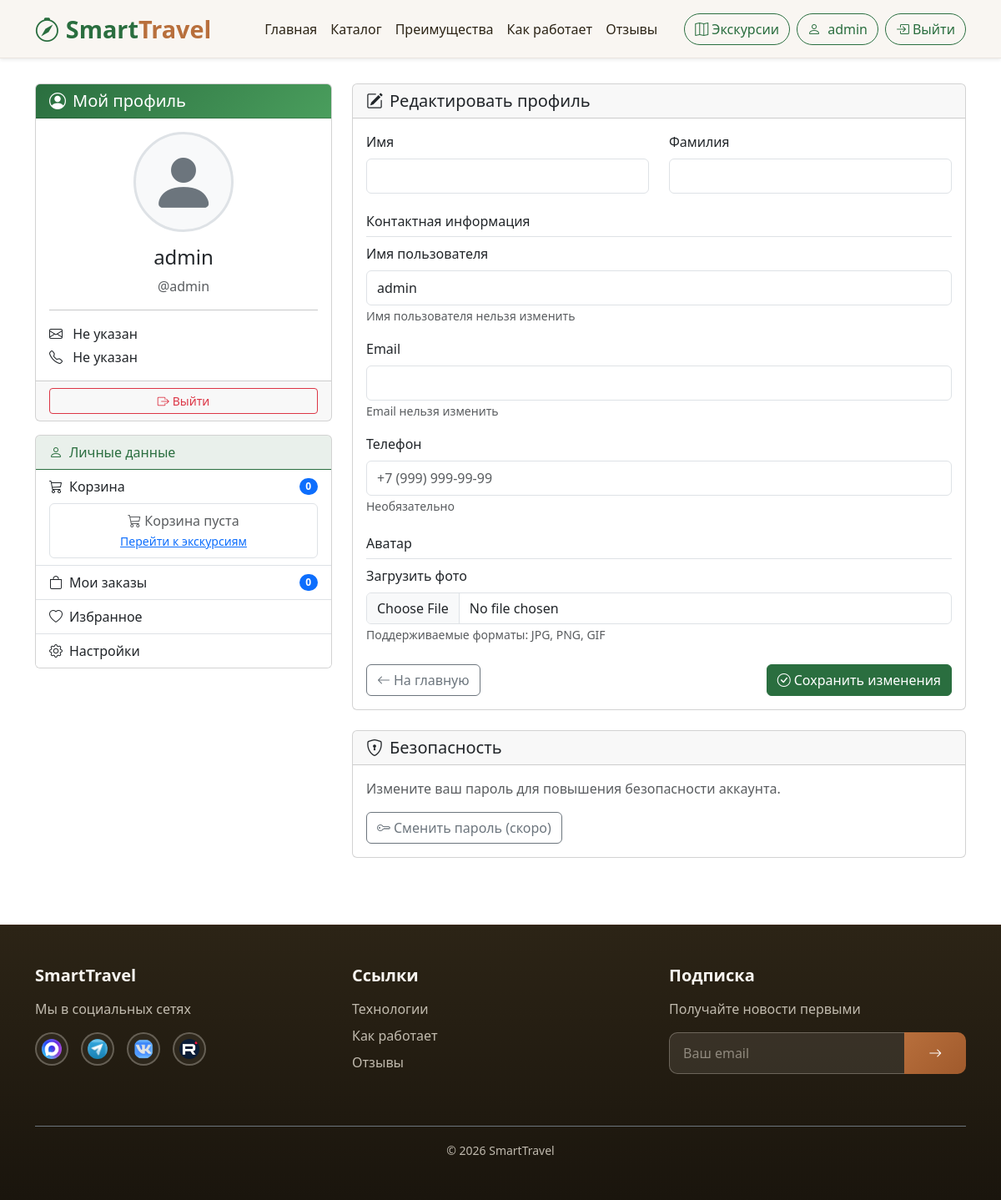
Before: /users/profile/ (signed in) with the older database file.
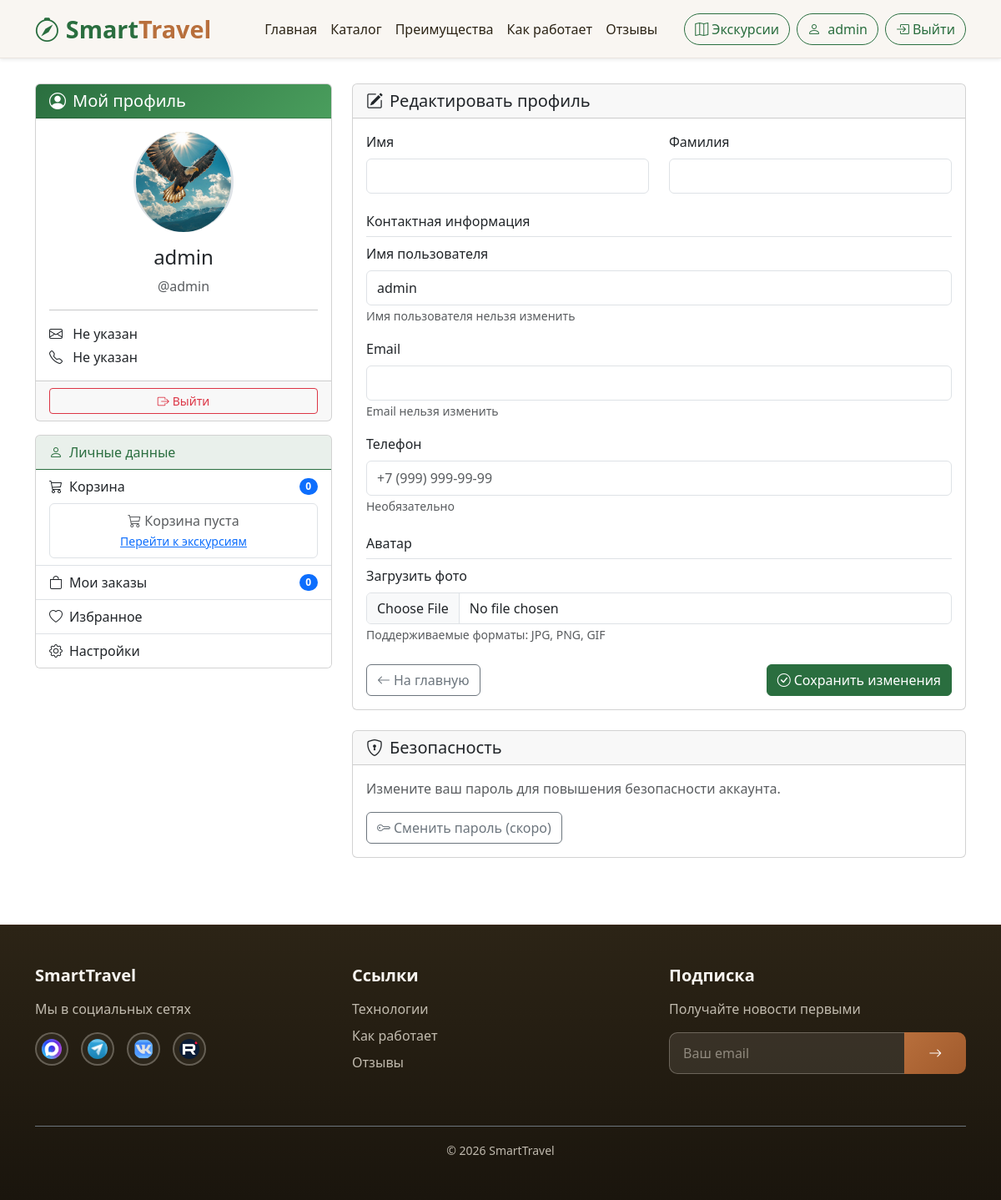
After: the same page with the newer database file.
### users/models.py (models this page shows)
class User(AbstractUser):
    image = models.ImageField(upload_to='users_images', blank=True)
    phone = models.CharField(max_length=20, blank=True, null=True)

### users/views.py (the view)
# urls.py: path('profile/', profile, name='profile'),
@login_required(login_url='/users/login/')
def profile(request):
    if request.method == 'POST':
        form = UserProfileForm(request.POST, instance=request.user, files=request.FILES)
        if form.is_valid():
            form.save()
            messages.success(request, 'Данные успешно обновлены!')
            return HttpResponseRedirect(reverse('users:profile'))
        else:
            messages.error(request, 'Пожалуйста, исправьте ошибки в форме')
    else:
        form = UserProfileForm(instance=request.user)
    cart_items = []
    cart_total = 0
    orders = []
    orders_count = 0
    context = {
        'form': form,
        'title': 'Мой профиль',
        'cart_items': cart_items,
        'cart_total': cart_total,
        'orders': orders,
        'orders_count': orders_count,
    }
    return render(request, 'users/profile.html', context)

### users/forms.py
class UserProfileForm(UserChangeForm):
    username = forms.CharField(widget=forms.TextInput(attrs={'readonly': True, 'class': 'form-control py-2'}))
    email = forms.EmailField(widget=forms.EmailInput(attrs={'readonly': True, 'class': 'form-control py-2'}))
    first_name = forms.CharField(widget=forms.TextInput(attrs={'class': 'form-control py-2'}))
    last_name = forms.CharField(widget=forms.TextInput(attrs={'class': 'form-control py-2'}))
    image = forms.ImageField(widget=forms.FileInput(attrs={'class': 'form-control'}), required=False)
    phone = forms.CharField(required=False, widget=forms.TextInput(attrs={'class': 'form-control py-2', 'placeholder': '+7 (999) 999-99-99'}))
    class Meta:
        model = User
        fields = ('first_name', 'last_name', 'email', 'username', 'image', 'phone')

### users/templates/users/profile.html (shortened to what the changed rows need)
{% extends 'events/base.html' %}
{% load static %}
{% block base_css %}
<link rel="stylesheet" href="{% static 'css/base.css' %}">
{% endblock %}
{% block css %}
<link rel="stylesheet" href="{% static 'css/profile.css' %}">
{% endblock %}
{% block content %}
<div class="container mt-4">
    <div class="row">
        <div class="col-md-4">
            <div class="card">
                <div class="card-body text-center">
                    <div class="mb-3">
                        <div class="avatar-placeholder">
                            {% if user.image %}
                            <img src="{{ user.image.url }}" alt="Аватар" class="rounded-circle"
                                 style="width: 120px; height: 120px; object-fit: cover;">
                            {% else %}
                            <i class="bi bi-person-fill" style="font-size: 80px; color: #6c757d;"></i>
                            {% endif %}
                        </div>
                        {% if user.is_authenticated %}
                        <h4 class="mt-3">{{ user.get_full_name|default:user.username }}</h4>
                        <p class="text-muted">@{{ user.username }}</p>
                        {% endif %}
                    </div>
                    <div class="contact-info mt-3 text-start">
                        <hr>
                        <p class="mb-1"><i class="bi bi-envelope me-2"></i> {{ user.email|default:'Не указан' }}</p>
                        <p class="mb-0"><i class="bi bi-telephone me-2"></i> {{ user.phone|default:'Не указан' }}</p>
                    </div>
                </div>
            </div>
        </div>
        <div class="col-md-8">
            <div class="card">
                <div class="card-body">
                    <form method="post" action="{% url 'users:profile' %}" enctype="multipart/form-data">
                        <div class="row mb-4">
                            <div class="col-md-6">
                                <div class="form-group">
                                    <label for="{{ form.first_name.id_for_label }}" class="form-label">Имя</label>
                                    {{ form.first_name }}
                                </div>
                            </div>
                            <div class="col-md-6">
                                <div class="form-group">
                                    <label for="{{ form.last_name.id_for_label }}" class="form-label">Фамилия</label>
                                    {{ form.last_name }}
                                </div>
                            </div>
                        </div>
                        <div class="mb-4">
                            <div class="form-group mb-3">
                                <label for="{{ form.username.id_for_label }}" class="form-label">Имя
                                    пользователя</label>
                                {{ form.username }}
                                <small class="form-text text-muted">Имя пользователя нельзя изменить</small>
                            </div>
                            <div class="form-group mb-3">
                                <label for="{{ form.email.id_for_label }}" class="form-label">Email</label>
                                {{ form.email }}
                                <small class="form-text text-muted">Email нельзя изменить</small>
                            </div>
                            <div class="form-group mb-3">
                                <label for="{{ form.phone.id_for_label }}" class="form-label">Телефон</label>
                                {{ form.phone }}
                                <small class="form-text text-muted">Необязательно</small>
                            </div>
                        </div>
                        <div class="mb-4">
                            <div class="form-group">
                                <label for="{{ form.image.id_for_label }}" class="form-label">Загрузить фото</label>
                                {{ form.image }}
                                <small class="form-text text-muted">Поддерживаемые форматы: JPG, PNG, GIF</small>
                            </div>
                        </div>
                    </form>
                </div>
            </div>
        </div>
    </div>
</div>
{% endblock %}

### events/templates/events/base.html (shortened to what the changed rows need)
{% load static %}
<!DOCTYPE html>
<html lang="ru">
<head>
    <link href="https://cdn.jsdelivr.net/npm/bootstrap@5.3.0/dist/css/bootstrap.min.css" rel="stylesheet">
    <link rel="stylesheet" href="https://cdn.jsdelivr.net/npm/bootstrap-icons@1.10.0/font/bootstrap-icons.css">
    {% block base_css %} {% endblock %}
    <link rel="stylesheet" href="{% static 'css/base.css' %}">
    {% block css %} {% endblock %}
</head>
<body>
<nav class="navbar navbar-expand-lg navbar-light bg-white shadow-sm fixed-top">
    <div class="container">
        <div class="collapse navbar-collapse" id="navbarNav">
            <div class="d-flex gap-2">
                <a class="btn btn-outline-primary" href="{% url 'events:index' %}" >
                    <i class="bi bi-map me-1"></i>Экскурсии
                </a>
                <a class="btn btn-outline-primary" href="{% url 'users:profile' %}" >
                    <i class="bi bi-person me-1"></i>
                    {% if user.is_authenticated %}
                        {{ user.username|truncatechars:10 }}
                    {% else %}
                        Профиль
                    {% endif %}
                </a>
                {% if user.is_authenticated %}
                <a class="btn btn-outline-primary" href="{% url 'users:logout' %}" >
                    <i class="bi bi-box-arrow-in-right me-1"></i>Выйти
                </a>
                {% else %}
                <a class="btn btn-outline-primary" href="{% url 'users:login' %}" >
                    <i class="bi bi-box-arrow-in-right me-1"></i>Войти
                </a>
                {% endif %}
            </div>
        </div>
    </div>
</nav>
{% block content %} {% endblock %}
</body>
</html>

Changed rows visible on the page:
changed User "admin": image: picture added
